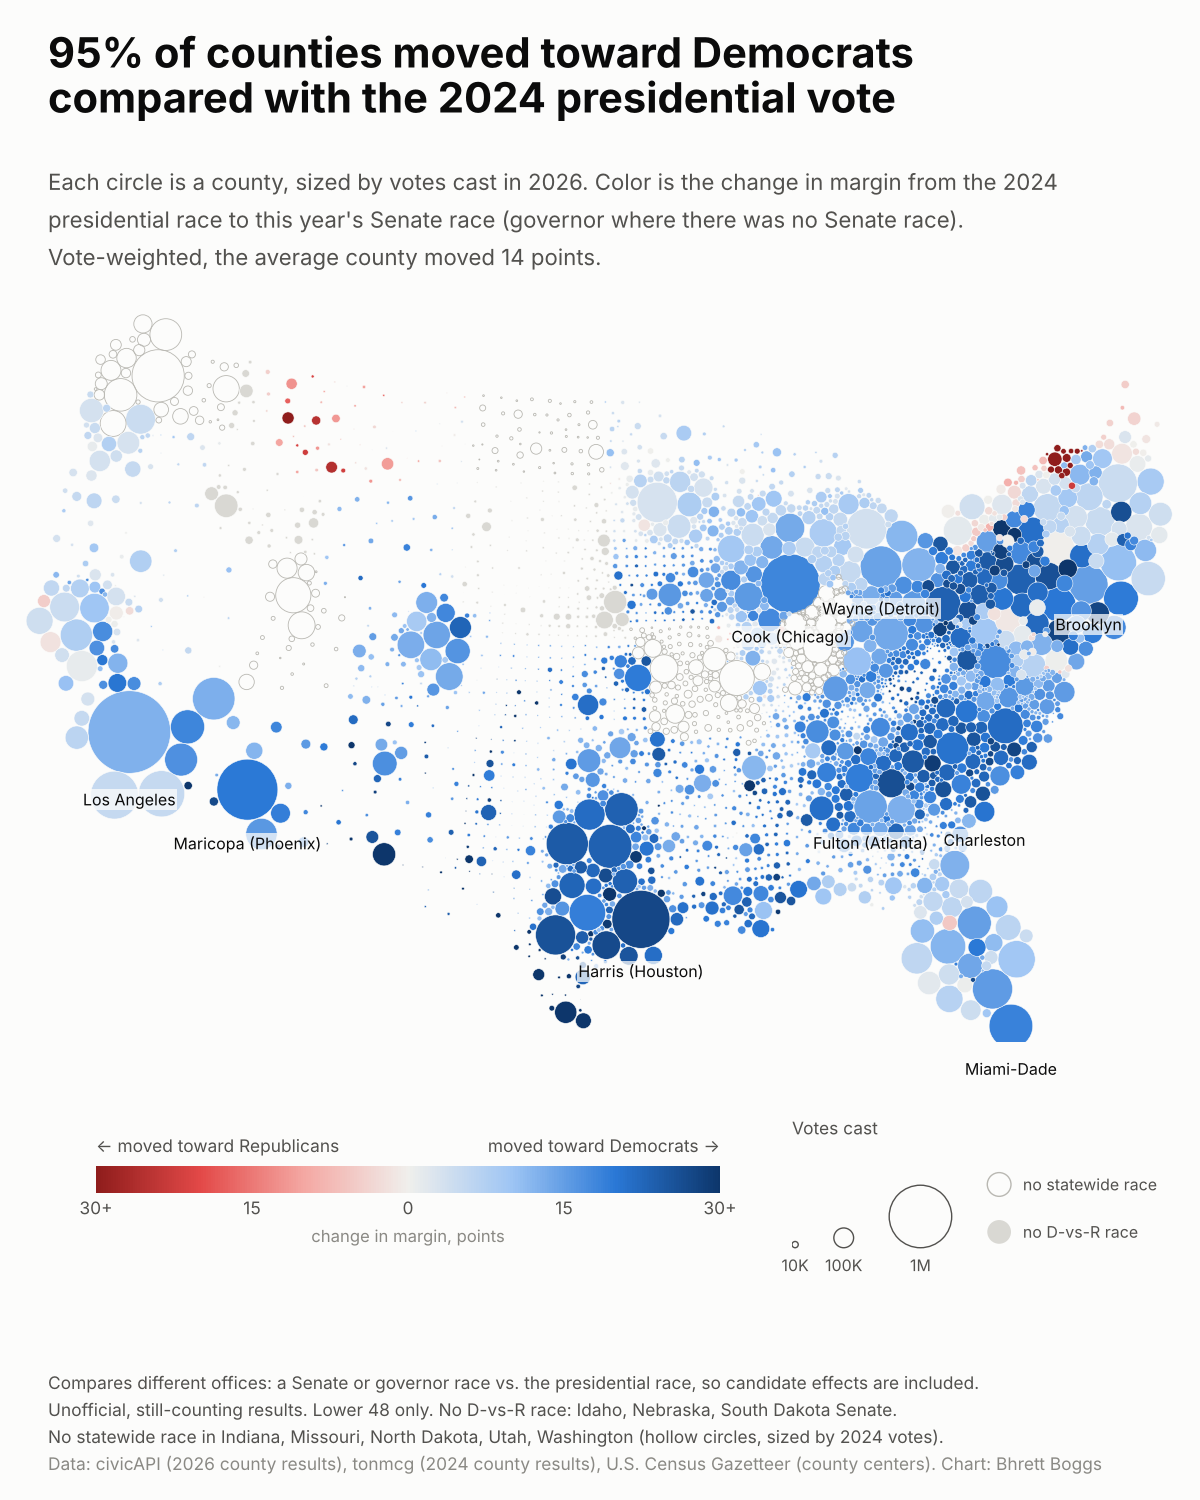

This figure's Python source:
"""Every county as a circle sized by votes cast, colored by how far it moved since 2024.

Reads  data/clean/county_map_2026.csv           2026 Senate (or governor) results + 2024 baseline
       data/raw/tonmcg/2024_..._Results.csv     2024 votes, to size counties with no 2026 statewide race
       data/raw/census/2024_Gaz_counties_*.txt  county center points
Writes viz/vote_circles/vote_circles.png

Circles start at each county's center (Albers equal-area projection, lower 48), are sized by
votes cast (area proportional to votes), then nudged apart until none overlap (a Dorling cartogram).
"""
import sys
from pathlib import Path

import matplotlib.pyplot as plt
import numpy as np
import pandas as pd
from matplotlib.colors import Normalize
from matplotlib.patches import Circle
from scipy.spatial import cKDTree

sys.path.insert(0, str(Path(__file__).resolve().parents[1]))
from style import CLEAN, FIGSIZE, INK, INK_2, MUTED, SHIFT_CMAP, SURFACE, footer, setup, titles  # noqa: E402

HERE = Path(__file__).resolve().parent
RAW = HERE.parents[1] / "data" / "raw"
SKIP = {"AK", "HI"}           # not drawn: lower 48 only (Alaska also has no county baseline)
CLIP = 0.30                   # color scale saturates at a 30-point shift
NO_RACE_STATES = {"IN", "MO", "ND", "UT", "WA"}
LABELS = {"06037": "Los Angeles", "17031": "Cook (Chicago)", "48201": "Harris (Houston)",
          "04013": "Maricopa (Phoenix)", "12086": "Miami-Dade", "36047": "Brooklyn",
          "26163": "Wayne (Detroit)", "13121": "Fulton (Atlanta)", "45019": "Charleston"}


def albers(lon, lat, lat0=23.0, lon0=-96.0, p1=29.5, p2=45.5):
    """Albers equal-area conic projection (the standard lower-48 parameters), unit sphere."""
    lon, lat = np.radians(lon), np.radians(lat)
    lat0, lon0, p1, p2 = map(np.radians, (lat0, lon0, p1, p2))
    n = (np.sin(p1) + np.sin(p2)) / 2
    c = np.cos(p1) ** 2 + 2 * n * np.sin(p1)
    rho = np.sqrt(c - 2 * n * np.sin(lat)) / n
    rho0 = np.sqrt(c - 2 * n * np.sin(lat0)) / n
    theta = n * (lon - lon0)
    return rho * np.sin(theta), rho0 - rho * np.cos(theta)


def relax(xy: np.ndarray, r: np.ndarray, steps: int = 400) -> np.ndarray:
    """Push overlapping circles apart while a weak spring pulls each back to its true location."""
    home = xy.copy()
    p = xy.copy()
    for _ in range(steps):
        tree = cKDTree(p)
        pairs = tree.query_pairs(2 * r.max(), output_type="ndarray")
        if len(pairs):
            i, j = pairs[:, 0], pairs[:, 1]
            d = p[j] - p[i]
            dist = np.hypot(d[:, 0], d[:, 1]) + 1e-9
            overlap = r[i] + r[j] + 0.0004 - dist
            hit = overlap > 0
            i, j, d, dist, overlap = i[hit], j[hit], d[hit], dist[hit], overlap[hit]
            push = (d / dist[:, None]) * (overlap / 2)[:, None]
            # Big circles move less than small ones.
            wi = (r[j] ** 2 / (r[i] ** 2 + r[j] ** 2))[:, None]
            move = np.zeros_like(p)
            np.add.at(move, i, -push * wi * 2)
            np.add.at(move, j, push * (1 - wi) * 2)
            p += move * 0.5
        p += (home - p) * 0.01
    return p


def main() -> None:
    setup()
    m = pd.read_csv(CLEAN / "county_map_2026.csv", dtype={"county_fips": str})
    m = m[~m.state.isin(SKIP)]
    m["kind"] = np.where(~m.d_vs_r_race, "no_dr", np.where(m.margin_2024.isna(), "no_base", "shift"))

    # Counties in states with no Senate or governor race: draw hollow, sized by 2024 presidential votes.
    base = pd.read_csv(RAW / "tonmcg" / "2024_US_County_Level_Presidential_Results.csv", dtype={"county_fips": str})
    geo = pd.read_csv(RAW / "census" / "2024_Gaz_counties_national.txt", sep="\t", dtype={"GEOID": str})
    geo.columns = geo.columns.str.strip()
    nr = (base.merge(geo[["GEOID", "USPS", "INTPTLAT", "INTPTLONG"]], left_on="county_fips", right_on="GEOID")
          .query("USPS in @NO_RACE_STATES")
          .rename(columns={"USPS": "state", "INTPTLAT": "lat", "INTPTLONG": "lon"}))
    nr = nr.assign(kind="no_race")[["county_fips", "state", "lat", "lon", "total_votes", "kind"]]
    d = pd.concat([m[["county_fips", "state", "lat", "lon", "total_votes", "shift_vs_2024", "kind"]], nr],
                  ignore_index=True).dropna(subset=["lat", "lon"])
    d = d[d.total_votes > 0]

    x, y = albers(d.lon.values, d.lat.values)
    xy = np.column_stack([x, y])
    # Scale so the circles' total area is ~30% of the map's bounding box.
    box = (x.max() - x.min()) * (y.max() - y.min())
    k = np.sqrt(0.30 * box / (np.pi * d.total_votes.sum()))
    r = k * np.sqrt(d.total_votes.values)
    xy = relax(xy, r)

    fig = plt.figure(figsize=FIGSIZE, dpi=100)
    ax = fig.add_axes([0.02, 0.24, 0.96, 0.62])
    ax.set_aspect("equal")
    ax.axis("off")
    norm = Normalize(-CLIP, CLIP)
    order = np.argsort(-r)  # draw big first so small ones stay visible
    for idx in order:
        row = d.iloc[idx]
        if row.kind == "shift":
            fc, ec, lw = SHIFT_CMAP(norm(np.clip(row.shift_vs_2024, -CLIP, CLIP))), SURFACE, 0.4
        elif row.kind == "no_race":
            fc, ec, lw = "none", "#b9b8b2", 0.6
        else:
            fc, ec, lw = "#d9d8d3", SURFACE, 0.4
        ax.add_patch(Circle(xy[idx], r[idx], fc=fc, ec=ec, lw=lw))
    pad = 0.01
    ax.set_xlim(xy[:, 0].min() - pad, xy[:, 0].max() + pad)
    ax.set_ylim(xy[:, 1].min() - pad, xy[:, 1].max() + pad)

    # Points per map unit, to place labels just below each circle.
    ext = ax.get_window_extent()
    ppu = ext.height * 72 / fig.dpi / (ax.get_ylim()[1] - ax.get_ylim()[0])
    for fips, name in LABELS.items():
        hit = np.where(d.county_fips.values == fips)[0]
        if len(hit):
            i = hit[0]
            ax.annotate(name, xy[i], xytext=(0, -r[i] * ppu - 4), textcoords="offset points", ha="center",
                        va="top", fontsize=11.5, color=INK, bbox=dict(fc=SURFACE, ec="none", alpha=0.75, pad=0.8))

    # --- legends ---------------------------------------------------------------------
    cax = fig.add_axes([0.08, 0.205, 0.52, 0.018])
    sm = plt.cm.ScalarMappable(norm=norm, cmap=SHIFT_CMAP)
    cb = fig.colorbar(sm, cax=cax, orientation="horizontal", ticks=[-0.3, -0.15, 0, 0.15, 0.3])
    cb.ax.set_xticklabels(["30+", "15", "0", "15", "30+"])
    cb.outline.set_visible(False)
    cb.ax.tick_params(length=0, labelsize=12.5, colors=INK_2)
    fig.text(0.08, 0.232, "← moved toward Republicans", fontsize=12.5, color=INK_2)
    fig.text(0.60, 0.232, "moved toward Democrats →", fontsize=12.5, color=INK_2, ha="right")
    fig.text(0.34, 0.172, "change in margin, points", fontsize=12, color=MUTED, ha="center")

    # Size key drawn in the map's own units, so the circles match the map exactly.
    lax = fig.add_axes([0.66, 0.155, 0.32, 0.10])
    lax.set_aspect("equal")
    lax.axis("off")
    unit = (ax.get_ylim()[1] - ax.get_ylim()[0]) / ext.height  # map units per pixel
    lax_h_px = lax.get_window_extent().height
    lax.set_ylim(0, lax_h_px * unit)
    lax.set_xlim(0, lax.get_window_extent().width * unit)
    xs, base_y = 0.0, 0.010
    for v, lab in ((10_000, "10K"), (100_000, "100K"), (1_000_000, "1M")):
        rr = k * np.sqrt(v)
        lax.add_patch(Circle((xs + rr, base_y + rr), rr, fc="none", ec=INK_2, lw=1))
        lax.text(xs + rr, base_y - 0.004, lab, ha="center", va="top", fontsize=11.5, color=INK_2)
        xs += 2 * rr + 0.018
    top = lax.get_ylim()[1]
    lax.text(0, top, "Votes cast", fontsize=12.5, color=INK_2, va="top")
    small = 0.006
    lax.add_patch(Circle((xs + small, base_y + 0.032), small, fc="none", ec="#b9b8b2", lw=1))
    lax.text(xs + 3 * small, base_y + 0.032, "no statewide race", va="center", fontsize=11.5, color=INK_2)
    lax.add_patch(Circle((xs + small, base_y + 0.008), small, fc="#d9d8d3", ec="none"))
    lax.text(xs + 3 * small, base_y + 0.008, "no D-vs-R race", va="center", fontsize=11.5, color=INK_2)

    s = d[d.kind == "shift"]
    share = (s.shift_vs_2024 > 0).mean()
    weighted = np.average(s.shift_vs_2024, weights=s.total_votes)
    titles(fig, f"{share:.0%} of counties moved toward Democrats",
           "compared with the 2024 presidential vote",
           f"Each circle is a county, sized by votes cast in 2026. Color is the change in margin from the 2024\n"
           f"presidential race to this year's Senate race (governor where there was no Senate race).\n"
           f"Vote-weighted, the average county moved {weighted * 100:.0f} points.")
    footer(fig, [
        "Compares different offices: a Senate or governor race vs. the presidential race, so candidate effects are included.",
        "Unofficial, still-counting results. Lower 48 only. No D-vs-R race: Idaho, Nebraska, South Dakota Senate.",
        "No statewide race in Indiana, Missouri, North Dakota, Utah, Washington (hollow circles, sized by 2024 votes).",
    ], "civicAPI (2026 county results), tonmcg (2024 county results), U.S. Census Gazetteer (county centers)")

    out = HERE / "vote_circles.png"
    fig.savefig(out, facecolor=SURFACE)
    print(f"wrote {out}  share {share:.3f}, weighted {weighted:.3f}, n={len(s)}")


if __name__ == "__main__":
    main()
